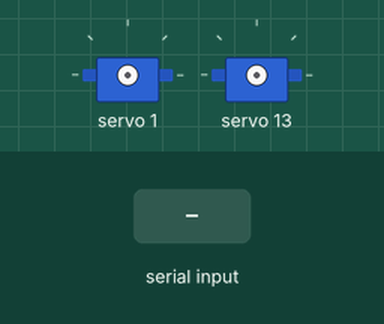
Bench run of a sketch on a simulated Arduino Uno, built with avr-gcc and run on an emulated ATmega328P. Parts: 2 × servo. The test bench sets the inputs (shaded band).

Above: at 1.2 s.
1.3 s: "30,150\n" received over Serial
At 4.2 s:
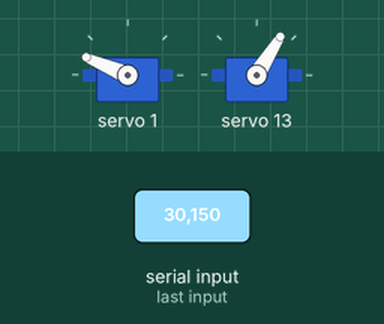
4.3 s: "5\n" received over Serial
At 6.3 s:
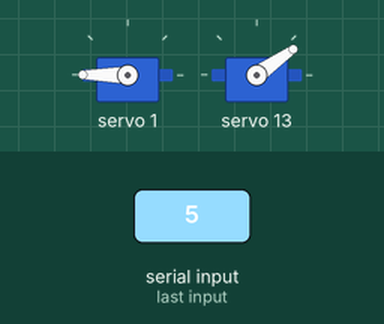
7.3 s: "200\n" received over Serial
At 9.05 s:
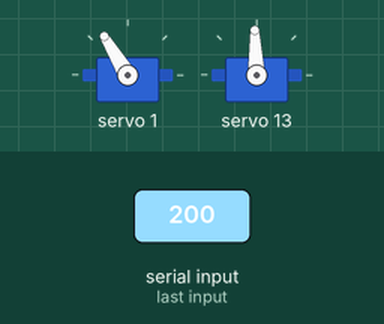
10.3 s: "90,45\n" received over Serial
At 12.87 s:
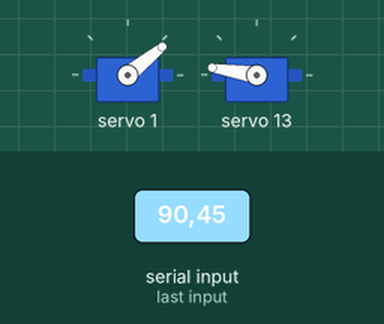
13.3 s: "200\n" received over Serial
Timing chart, 0 to 17.3 s (numbered marks = the images above; inputs shaded):
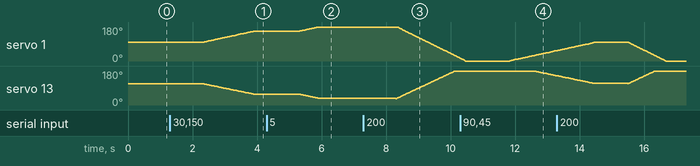

The sketch:

ArielSuperiorServos.ino
```cpp
//Download from https://github.com/adafruit/Adafruit-PWM-Servo-Driver-Library
//I'd personally change this to quotes and put the .cpp and .h files within the
//same directory. Ask me if you need help/don't understand what this is doing or
//what this means.
#include "Adafruit_PWMServoDriver.h"

Adafruit_PWMServoDriver pwm = Adafruit_PWMServoDriver();

//Letters correspond to different servos...not useful in terms of a naming
//convention. I recommend front1/2, back1/2, right1/2, left1/2 (assuming two
//servos per door)
//A
#define SERVOAMIN  170
#define SERVOAMAX  556
#define SERVOA_0 260
#define SERVOA_90 495
//B
#define SERVOBMIN  110
#define SERVOBMAX  620
#define SERVOB_0 608
//12 or 13 currently
#define SERVOB_90 385
//95
//C
#define SERVOCMIN  169
#define SERVOCMAX  553
#define SERVOC_0 254
#define SERVOC_90 482
//D
#define SERVODMIN  169
#define SERVODMAX  553
#define SERVOD_0 250
#define SERVOD_90 481
//E
#define SERVOEMIN  170
#define SERVOEMAX  557
#define SERVOE_0 246
#define SERVOE_90 477
//F
#define SERVOFMIN  170
#define SERVOFMAX  556
#define SERVOF_0 249
#define SERVOF_90 477
//G
#define SERVOGMIN  169
#define SERVOGMAX  552
#define SERVOG_0 268
#define SERVOG_90 496
//H
#define SERVOHMIN  169
#define SERVOHMAX  553
#define SERVOH_0 279
#define SERVOH_90 510
//I
#define SERVOIMIN  170
#define SERVOIMAX  556
#define SERVOI_0 255
#define SERVOI_90 482
//J
#define SERVOJMIN  170
#define SERVOJMAX  557
#define SERVOJ_0 240
#define SERVOJ_90 447
//K
#define SERVOKMIN  170
#define SERVOKMAX  556
#define SERVOK_0 255
#define SERVOK_90 492
//L
#define SERVOLMIN  170
#define SERVOLMAX  556
#define SERVOL_0 233
#define SERVOL_90 468
//M
#define SERVOMMIN  168
#define SERVOMMAX  551
#define SERVOM_0 250
#define SERVOM_90 480
//N
#define SERVONMIN  110
#define SERVONMAX  623
#define SERVON_0 208
#define SERVON_90 420
//O
#define SERVOOMIN  170
#define SERVOOMAX  556
#define SERVOO_0 226
#define SERVOO_90 456
//P
#define SERVOPMIN  168
#define SERVOPMAX  551
#define SERVOP_0 236
#define SERVOP_90 465

//This variable is useless
uint8_t servonum = 0;
//not sure why these are globals? there's no reason for this
uint16_t pulselenA;
uint16_t pulselenB;
uint16_t pulselenC;
uint16_t pulselenD;
uint16_t pulselenE;
uint16_t pulselenF;
uint16_t pulselenG;
uint16_t pulselenH;
uint16_t pulselenI;
uint16_t pulselenJ;
uint16_t pulselenK;
uint16_t pulselenL;
uint16_t pulselenM;
uint16_t pulselenN;
uint16_t pulselenO;
uint16_t pulselenP;

int state = 90;
int statechange_delay_close = 25; //ms
int statechange_delay_open = 10; //ms

void setup() {
  Serial.begin(9600);
  pwm.begin();
  pwm.setPWMFreq(60); //why?
}

void loop() {
  /*
  Austin's Rendition:
  Input degree is expected to be passed in to the COMPORT
  If there is an input degree available in the port
  Then change the direction of the servo accordingly.

  Few things modified from this logic/added (to both this and ElevatorGUI.py):
  (1) Delays are useless this I think was just for visual feedback
  (2) Input should be Elevator Door ID (front, back, right, left) along with
      associated state change (0 to 90 degrees). So, two servos per door (?)
      are being triggered (rename from A, B, C, etc. to front1, front2, back1,
      back2, etc.)
  (3) With regards to (2), I think the input to these should still be between
      0 and 90 but the ElevatorGUI.py file that'll be interfacing with this
      code (similar to the other stepper motor) will handle send the exact
      number to the COMPORT. To do this we need to figure out which servos
      Etienne accidentally destroyed and which ones are still operational. We
      may need to recalibrate the servos.
  (4) ElevatorGUI.py should have a another number entry box (this is not the
      technical name) added to it along with another use presets checkbox and
      an execution button to close the door (aka trigger the servos). The box
      will be to enter in the degree of the angle if the user wants to do that
      and the presets checkbox will be to go ahead and trigger all the way to
      90 degrees (all the way open/close). This means that we will need to keep
      track of each door as well as state of door (open/closed). I recommend
      doing this within the .py file as opposed to here.
  (5) (4) should be repeated for each of the four doors of the elevator.
  */
  if(Serial.available()){
    int input_degree = Serial.readString().toInt();

    /*
    pulselenA = map(input_degree, 0, 90, SERVOA_0, SERVOA_90);
    pwm.setPWM(0, 0, pulselenA);
    */

    //*********
    //Opening and Closing slowly
    //Closing!
    int cow = input_degree;
      while(state > input_degree){
        //Serial.println(input_degree);
//        pulselenB = map(90 - state, 0, 90, SERVOB_0, SERVOB_90);
//        pulselenN = map(state, 0, 90, SERVON_0, SERVON_90);
        pulselenB = map(state, 0, 90, SERVOB_0, SERVOB_90);
        pulselenN = map(state, 0, 90, SERVON_0, SERVON_90);
        pwm.setPWM(1, 0, pulselenB);
        pwm.setPWM(13, 0, pulselenN);
        delay(statechange_delay_close);
        state -= 1;
      }
    //*****
    //Opening!
      while(state < input_degree){
        //Serial.println(input_degree);
//        pulselenB = map(90 - state, 0, 90, SERVOB_0, SERVOB_90);
//        pulselenN = map(state, 0, 90, SERVON_0, SERVON_90);
        pulselenB = map(state, 0, 90, SERVOB_0, SERVOB_90);
        pulselenN = map(state, 0, 90, SERVON_0, SERVON_90);
        pwm.setPWM(1, 0, pulselenB);
        pwm.setPWM(13, 0, pulselenN);
        delay(statechange_delay_open);
        state += 1;
      }

    //quiet at 71 and 29 degrees

    //***** ORiginal StuFF
    //pulselenB = map(90 - input_degree, 0, 90, SERVOB_0, SERVOB_90);
    //pwm.setPWM(1, 0, input_degree);

    /*
    delay(500);


    pulselenC = map(input_degree, 0, 90, SERVOC_0, SERVOC_90);
    pwm.setPWM(2, 0, pulselenC);
    pulselenD = map(input_degree, 0, 90, SERVOD_0, SERVOD_90);
    pwm.setPWM(3, 0, pulselenD);


    delay(500);

    pulselenE = map(input_degree, 0, 90, SERVOE_0, SERVOE_90);
    pwm.setPWM(4, 0, pulselenE);
    pulselenF = map(input_degree, 0, 90, SERVOF_0, SERVOF_90);
    pwm.setPWM(5, 0, pulselenF);

    delay(500);

    pulselenG = map(input_degree, 0, 90, SERVOG_0, SERVOG_90);
    pwm.setPWM(6, 0, pulselenG);
    pulselenH = map(input_degree, 0, 90, SERVOH_0, SERVOH_90);
    pwm.setPWM(7, 0, pulselenH);

    delay(500);

    pulselenI = map(input_degree, 0, 90, SERVOI_0, SERVOI_90);
    pwm.setPWM(8, 0, pulselenI);
    */

    //***** ORiginal StuFF
    //pulselenJ = map(input_degree, 0, 90, SERVOJ_0, SERVOJ_90);
    //pwm.setPWM(9, 0, pulselenJ);

    /*
    delay(500);

    pulselenK = map(input_degree, 0, 90, SERVOK_0, SERVOK_90);
    pwm.setPWM(10, 0, pulselenK);
    pulselenL = map(input_degree, 0, 90, SERVOL_0, SERVOL_90);
    pwm.setPWM(11, 0, pulselenL);

    delay(500);

    pulselenM = map(input_degree, 0, 90, SERVOM_0, SERVOM_90);
    pwm.setPWM(12, 0, pulselenM);
    */
    //pulselenN = map(input_degree, 0, 90, SERVON_0, SERVON_90);
    //pwm.setPWM(13, 0, input_degree);
/*
    delay(500);

    pulselenO = map(input_degree, 0, 90, SERVOO_0, SERVOO_90);
    pwm.setPWM(14, 0, pulselenO);
    pulselenP = map(input_degree, 0, 90, SERVOP_0, SERVOP_90);
    pwm.setPWM(15, 0, pulselenP);

    delay(500);
    */
  }
}
```

Measured:
- after the input at 1.3 s, servo 1: moves from 99° to 157° over 1.5 s, starting after 1.0 s; servo 13: moves from 113° to 58° over 1.5 s, starting after 1.0 s
- after the input at 4.3 s, servo 1: moves from 157° to 180° over 0.59 s, starting after 1.0 s; servo 13: moves from 58° to 35° over 0.64 s, starting after 1.0 s
- after the input at 7.3 s, servo 1: moves from 180° to 15° over 1.9 s, starting after 1.1 s
- after the input at 10.3 s, servo 13: moves from 180° to 155° over 0.69 s, starting after 2.3 s
